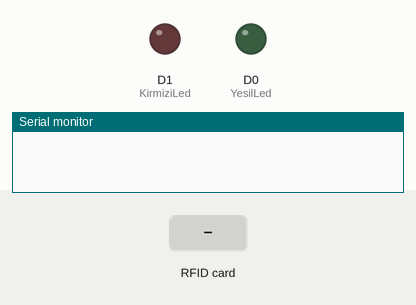
Recording of a sketch running on a simulated ESP8266 (NodeMCU). On the bench: output pins drawn as LEDs (lit = HIGH), the last lines printed to the serial monitor. The test bench sets the inputs (shaded band).

Above: at 1.2 s.
1.3 s: RFID card 5E 7A 19 C4 held to the reader
At 2.6 s:
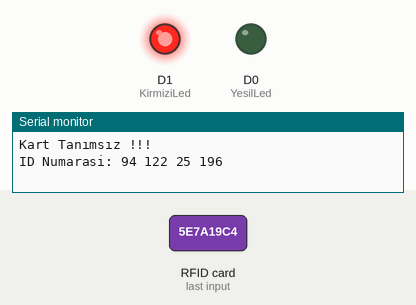
Timing chart, 0 to 5.8 s (numbered marks = the images above; inputs shaded):
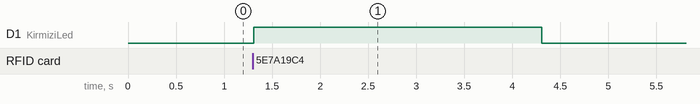

The sketch:

nodemcu_ile_rifid.ino
```cpp
 int RST_PIN = D3; //RC522 modülü reset pinini tanımlıyoruz.
 int SS_PIN = D4; //RC522 modülü chip select pinini tanımlıyoruz.
 int YesilLed = D0;
 int KirmiziLed = D1;
#include <SPI.h>
#include <MFRC522.h>
MFRC522 rfid(SS_PIN, RST_PIN); //RC522 modülü ayarlarını yapıyoruz.
byte ID[4] = {112,133,86,50}; //Yetkili kart ID'sini tanımlıyoruz.

void setup() {
  pinMode(YesilLed,OUTPUT);
  pinMode(KirmiziLed,OUTPUT);
  Serial.begin(9600); //Seri haberleşmeyi başlatıyoruz.
  SPI.begin(); //SPI iletişimini başlatıyoruz.
  rfid.PCD_Init(); //RC522 modülünü başlatıyoruz.
}

void loop() {
  if (!rfid.PICC_IsNewCardPresent()) //Yeni kartın okunmasını bekliyoruz.
    return;
  if (!rfid.PICC_ReadCardSerial()) //Kart okunmadığı zaman bekliyoruz.
      return;
  if (rfid.uid.uidByte[0] == ID[0] && //Okunan kart ID'si ile ID değişkenini karşılaştırıyoruz.
    rfid.uid.uidByte[1] == ID[1] &&
    rfid.uid.uidByte[2] == ID[2] &&
    rfid.uid.uidByte[3] == ID[3]) {
    Serial.println("iyi Günler Muhammed Bey ");
    ekranaYazdir();
      digitalWrite(YesilLed, 1);
      delay(3000);
      digitalWrite(YesilLed, 0);
  }
  else {                             //Yetkisiz girişte içerideki komutlar çalıştırılır.
    Serial.println("Kart Tanımsız !!! ");
    ekranaYazdir();
    digitalWrite(KirmiziLed,1);
    delay(3000);
    digitalWrite(KirmiziLed,0);
  }
  rfid.PICC_HaltA();
}

void ekranaYazdir() {
  Serial.print("ID Numarasi: ");
  for (int sayac = 0; sayac < 4; sayac++) {
    Serial.print(rfid.uid.uidByte[sayac]);
    Serial.print(" ");
  }
  Serial.println("");
}
```

Measured:
- after the input at 1.3 s, D1 (KirmiziLed): LOW → HIGH at once, → LOW 3.0 s later
